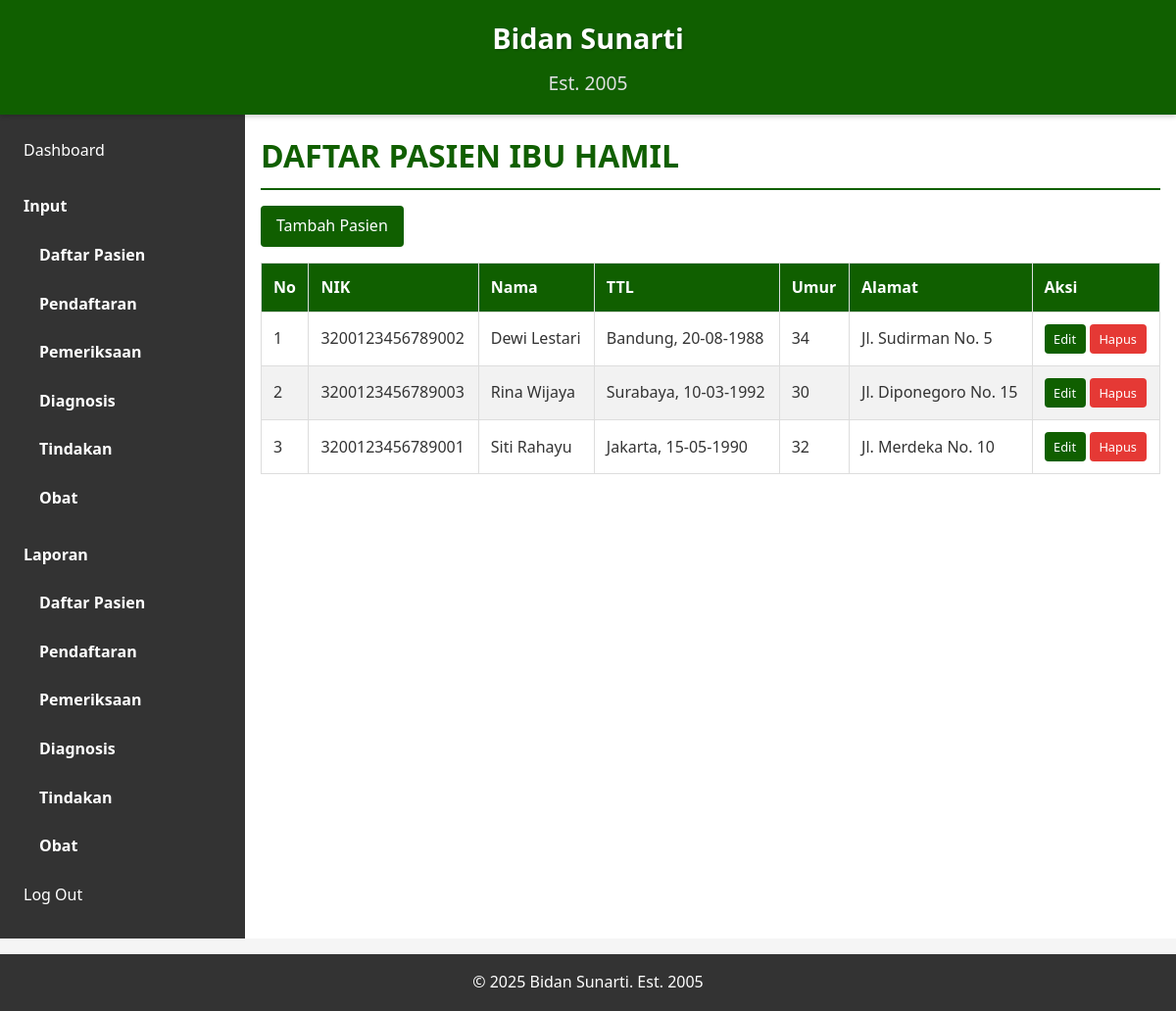
The page /modules/pasien/list.php (signed in) on the database its author committed.
### tables this page shows
CREATE TABLE IF NOT EXISTS pasien (
    nik VARCHAR(16) PRIMARY KEY,
    nama VARCHAR(30) NOT NULL,
    tempat_lahir VARCHAR(20),
    tanggal_lahir DATE,
    agama VARCHAR(6),
    umur INT,
    alamat VARCHAR(40),
    pekerjaan VARCHAR(15),
    pendidikan VARCHAR(15),
    status_pasien VARCHAR(15),
    nama_suami VARCHAR(25),
    no_hp VARCHAR(13),
    created_at TIMESTAMP DEFAULT CURRENT_TIMESTAMP,
    updated_at TIMESTAMP DEFAULT CURRENT_TIMESTAMP ON UPDATE CURRENT_TIMESTAMP
);

### includes/functions.php (called while the page is built, shortened)
<?php
require_once __DIR__ . '/../config.php';
function getAllPatients()
{
    global $conn;
    $result = $conn->query("SELECT * FROM pasien ORDER BY nama");
    return $result->fetch_all(MYSQLI_ASSOC);
}
function formatDate($date, $format = 'd-m-Y')
{
    $dateObj = new DateTime($date);
    return $dateObj->format($format);
}
?>

### modules/pasien/list.php (the view, shortened to what this page needs)
<?php
require_once '../../includes/functions.php';
$patients = getAllPatients();
?>
<!DOCTYPE html>
<html lang="id">
<head>
    <link rel="stylesheet" href="../../css/style.css">
</head>
<body>
    <div class="container">
        <?php include '../../includes/header.php'; ?>
        <aside class="sidebar">
            <?php include '../../includes/sidebar.php'; ?>
        </aside>
        <main class="content">
            <h1>DAFTAR PASIEN IBU HAMIL</h1>
            <div class="actions">
                <a href="input.php" class="btn">Tambah Pasien</a>
            </div>
            <table>
                <thead>
                    <tr>
                        <th>No</th>
                        <th>NIK</th>
                        <th>Nama</th>
                        <th>TTL</th>
                        <th>Umur</th>
                        <th>Alamat</th>
                        <th>Aksi</th>
                    </tr>
                </thead>
                <tbody>
                    <?php if (empty($patients)): ?>
                        <tr>
                            <td colspan="7" class="text-center">Tidak ada data pasien</td>
                        </tr>
                    <?php else: ?>
                        <?php foreach ($patients as $index => $patient): ?>
                            <tr>
                                <td><?php echo $index + 1; ?></td>
                                <td><?php echo htmlspecialchars($patient['nik']); ?></td>
                                <td><?php echo htmlspecialchars($patient['nama']); ?></td>
                                <td><?php echo htmlspecialchars($patient['tempat_lahir']); ?>,
                                    <?php echo formatDate($patient['tanggal_lahir']); ?>
                                </td>
                                <td><?php echo htmlspecialchars($patient['umur']); ?></td>
                                <td><?php echo htmlspecialchars($patient['alamat']); ?></td>
                                <td>
                                    <a href="edit.php?nik=<?php echo $patient['nik']; ?>" class="btn small">Edit</a>
                                    <a href="delete.php?nik=<?php echo $patient['nik']; ?>" class="btn small secondary"
                                        onclick="return confirm('Apakah Anda yakin ingin menghapus pasien ini?')">Hapus</a>
                                </td>
                            </tr>
                        <?php endforeach; ?>
                    <?php endif; ?>
                </tbody>
            </table>
        </main>
        <?php include '../../includes/footer.php'; ?>
    </div>
</body>
</html>

### css/style.css (style rules this page uses)
* { margin: 0; padding: 0; box-sizing: border-box; font-family: 'Segoe UI', Tahoma, Geneva, Verdana, sans-serif; }
body { background-color: #f5f5f5; color: #333; line-height: 1.6; }
.container { display: grid; grid-template-rows: auto 1fr auto; min-height: 100vh; }
.sidebar { background-color: #333; color: white; padding: 1rem; }
.content { padding: 1rem; background-color: white; }
.content h1 { color: #105f00; margin-bottom: 1rem; border-bottom: 2px solid #105f00; padding-bottom: 0.5rem; }
.btn { display: inline-block; padding: 0.5rem 1rem; background-color: #105f00; color: white; border: none; border-radius: 4px; cursor: pointer; text-decoration: none; text-align: center; }
.btn.secondary { background-color: #e53935; color: #fff; border: none; }
.btn.small { padding: 0.3rem 0.6rem; font-size: 0.8rem; }
table { width: 100%; border-collapse: collapse; margin-bottom: 1rem; }
table th, table td { padding: 0.75rem; text-align: left; border: 1px solid #ddd; }
table th { background-color: #105f00; color: white; }
table tr:nth-child(even) { background-color: #f2f2f2; }
.actions { display: flex; justify-content: space-between; align-items: center; margin-bottom: 1rem; flex-wrap: wrap; gap: 0.5rem; }
@media (min-width: 768px) { .container { grid-template-columns: 250px 1fr; } }

### rows shown on the page
pasien: nik "3200123456789002", nama "Dewi Lestari", tempat_lahir "Bandung", tanggal_lahir "20-08-1988", umur "34", alamat "Jl. Sudirman No. 5"
pasien: nik "3200123456789003", nama "Rina Wijaya", tempat_lahir "Surabaya", tanggal_lahir "10-03-1992", umur "30", alamat "Jl. Diponegoro No. 15"
pasien: nik "3200123456789001", nama "Siti Rahayu", tempat_lahir "Jakarta", tanggal_lahir "15-05-1990", umur "32", alamat "Jl. Merdeka No. 10"
